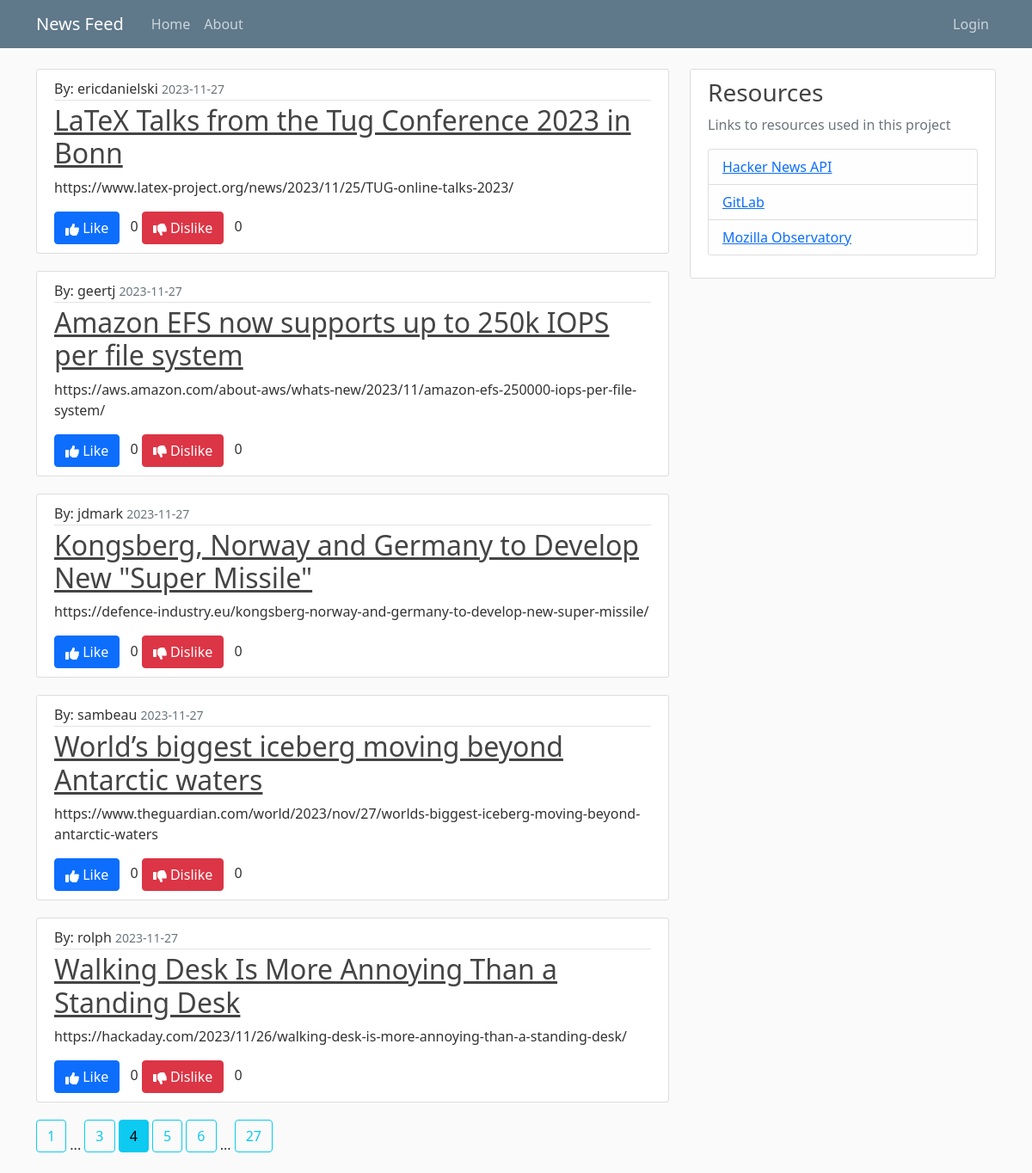
/home?page=4, run on the app's committed database.
### hackernews/models.py (models this page shows, shortened)
class Post(db.Model):
    author = db.Column(db.String(100), nullable=False)
    descendants = db.Column(db.Integer)
    id = db.Column(db.Integer, primary_key=True)
    kids = db.Column(db.PickleType)
    score = db.Column(db.Integer)
    title = db.Column(db.String(100), nullable=False)
    posttype = db.Column(db.String(100))
    time = db.Column(db.Integer)
    url = db.Column(db.String, nullable=False)
    likes = db.relationship('Like', backref='post', cascade='all, delete-orphan')
    dislikes = db.relationship('Dislike', backref='post', cascade='all, delete-orphan')
    popularity = db.Column(db.Integer, default=0)

### hackernews/routes.py (the view)
@app.route("/")
@app.route("/home")
def home():
    posts = []
    with app.app_context():
        page = request.args.get('page', 1, type=int)
        all_posts = db.session.query(Post).order_by(Post.popularity.desc(),
                Post.time.desc()).paginate(page=page, per_page=5)
    for i in all_posts.items:
        num_likes = Like.query.filter_by(post_id=i.id).count()
        num_dislikes = Dislike.query.filter_by(post_id=i.id).count()
        user_likes = Like.query.filter_by(post_id=i.id).all()
        user_dislikes = Dislike.query.filter_by(post_id=i.id).all()
        entry = {
                    'by': i.author,
                    'descendants': i.descendants,
                    'id': i.id,
                    'kids': i.kids,
                    'score': i.score,
                    'title': i.title,
                    'type': i.posttype,
                    'time': datetime.datetime.fromtimestamp(i.time),
                    'url': i.url,
                    'likes': num_likes,
                    'dislikes': num_dislikes,
                    'likedby': user_likes,
                    'dislikedby': user_dislikes
                }
        posts.append(entry)
    return render_template('home.html', posts=posts, page=page,
            pages=list(all_posts.iter_pages(left_edge=1, right_edge=1, left_current=1,
                right_current=2)), nonce_val=nonce_val)

### hackernews/routes.py (called while the page is built)
@app.after_request
def add_security_headers(response):
    response.headers['Content-Security-Policy'] = (
            "default-src 'none';"
            "form-action 'none';"
            "connect-src 'self';"
            "base-uri 'self';"
            "style-src 'self'  https://cdnjs.cloudflare.com https://cdn.jsdelivr.net;"
            "script-src 'self' https://cdn.jsdelivr.net "
            f"https://cdnjs.cloudflare.com 'nonce-{nonce_val}';"
            "font-src 'self' https://cdnjs.cloudflare.com;"
            "img-src 'self' https://lh3.googleusercontent.com;"
            "frame-ancestors 'self'"
            )
    return response

### hackernews/templates/home.html (shortened to what this page needs)
{% extends "layout.html" %}
{% block content %}
    {% for post in posts %}
    <article class="media content-section">
      <div class="media-body">
        <div class="article-metadata">
          <span class="mr-2">By: {{ post.by }}</span>
          <small class="text-muted">{{ post.time.strftime('%Y-%m-%d') }}</small>
        </div>
	<h2><a class="article-title" href="{{post.url}}">{{ post.title }}</a></h2>
        <p class="article-content">{{ post.url }}</p>
	{% if session.get('user') and session.get('user').userinfo.sub in post.likedby|map(attribute="author")|list %}
	<button class="btn btn-primary active" id="like-button-{{post.id}}" data-toggle="button" aria-pressed="true">
	    <svg xmlns="http://www.w3.org/2000/svg" class="icon" height="1em" viewBox="0 0 512 512"><path d="M313.4 32.9c26 5.2 42.9 30.5 37.7 56.5l-2.3 11.4c-5.3 26.7-15.1 52.1-28.8 75.2H464c26.5 0 48 21.5 48 48c0 18.5-10.5 34.6-25.9 42.6C497 275.4 504 288.9 504 304c0 23.4-16.8 42.9-38.9 47.1c4.4 7.3 6.9 15.8 6.9 24.9c0 21.3-13.9 39.4-33.1 45.6c.7 3.3 1.1 6.8 1.1 10.4c0 26.5-21.5 48-48 48H294.5c-19 0-37.5-5.6-53.3-16.1l-38.5-25.7C176 420.4 160 390.4 160 358.3V320 272 247.1c0-29.2 13.3-56.7 36-75l7.4-5.9c26.5-21.2 44.6-51 51.2-84.2l2.3-11.4c5.2-26 30.5-42.9 56.5-37.7zM32 192H96c17.7 0 32 14.3 32 32V448c0 17.7-14.3 32-32 32H32c-17.7 0-32-14.3-32-32V224c0-17.7 14.3-32 32-32z"/></svg> Like
	</button>
	{% else %}
	<button class="btn btn-primary" id="like-button-{{post.id}}" data-toggle="button" aria-pressed="false">
		    Like
        </button>
	{% endif %}
	<span id="likes-count-{{post.id}}" class="ms-2">{{post.likes}}</span>
	{% if session.get('user') and session.get('user').userinfo.sub in post.dislikedby|map(attribute="author")|list %}
	<button class="btn btn-danger active" id="dislike-button-{{post.id}}" data-toggle="button" aria-pressed="true">
		<svg xmlns="http://www.w3.org/2000/svg" class="icon" height="1em" viewBox="0 0 512 512"><path d="M313.4 479.1c26-5.2 42.9-30.5 37.7-56.5l-2.3-11.4c-5.3-26.7-15.1-52.1-28.8-75.2H464c26.5 0 48-21.5 48-48c0-18.5-10.5-34.6-25.9-42.6C497 236.6 504 223.1 504 208c0-23.4-16.8-42.9-38.9-47.1c4.4-7.3 6.9-15.8 6.9-24.9c0-21.3-13.9-39.4-33.1-45.6c.7-3.3 1.1-6.8 1.1-10.4c0-26.5-21.5-48-48-48H294.5c-19 0-37.5 5.6-53.3 16.1L202.7 73.8C176 91.6 160 121.6 160 153.7V192v48 24.9c0 29.2 13.3 56.7 36 75l7.4 5.9c26.5 21.2 44.6 51 51.2 84.2l2.3 11.4c5.2 26 30.5 42.9 56.5 37.7zM32 384H96c17.7 0 32-14.3 32-32V128c0-17.7-14.3-32-32-32H32C14.3 96 0 110.3 0 128V352c0 17.7 14.3 32 32 32z"/></svg> Dislike
	</button>
	{% else %}
	<button class="btn btn-danger" id="dislike-button-{{post.id}}" data-toggle="button" aria-pressed="false">
		Dislike
        </button>
	{% endif %}
	<span id="dislikes-count-{{post.id}}" class="ms-2">{{post.dislikes}}</span>
      </div>
    </article>
    {% endfor %}
    {% for page_num in pages%}
       {% if page_num %}
          {% if page == page_num %}
	     <a class="btn btn-info mb-4" href="{{ url_for('home', page=page_num) }}">{{page_num}}</a>
	  {% else %}
	     <a class="btn btn-outline-info mb-4" href="{{ url_for('home', page=page_num) }}">{{page_num}}</a>
	  {% endif %}
       {% else %}
         ...
       {% endif %}
    {% endfor %}
{% endblock content %}

### hackernews/static/main.css (style rules this page uses)
body { background: #fafafa; color: #333333; margin-top: 5rem; }
h1, h2, h3, h4, h5, h6 { color: #444444; }
.content-section { background: #ffffff; padding: 10px 20px; border: 1px solid #dddddd; border-radius: 3px; margin-bottom: 20px; }
.article-title { color: #444444; }
.article-content { white-space: pre-line; }
.article-metadata { padding-bottom: 1px; margin-bottom: 4px; border-bottom: 1px solid #e3e3e3 }
.icon { filter:invert(100%); }

### data on the page
Post: by "ericdanielski", time "2023-11-27", title "LaTeX Talks from the Tug Conference 2023 in Bonn", url "https://www.latex-project.org/news/2023/11/25/TUG-online-talks-2023/", likes "0", dislikes "0"
Post: by "geertj", time "2023-11-27", title "Amazon EFS now supports up to 250k IOPS per file system", url "https://aws.amazon.com/about-aws/whats-new/2023/11/amazon-efs-250000-iops-per-file-system/", likes "0", dislikes "0"
Post: by "jdmark", time "2023-11-27", title "Kongsberg, Norway and Germany to Develop New \"Super Missile\"", url "https://defence-industry.eu/kongsberg-norway-and-germany-to-develop-new-super-missile/", likes "0", dislikes "0"
Post: by "sambeau", time "2023-11-27", title "World’s biggest iceberg moving beyond Antarctic waters", url "https://www.theguardian.com/world/2023/nov/27/worlds-biggest-iceberg-moving-beyond-antarctic-waters", likes "0", dislikes "0"
Post: by "rolph", time "2023-11-27", title "Walking Desk Is More Annoying Than a Standing Desk", url "https://hackaday.com/2023/11/26/walking-desk-is-more-annoying-than-a-standing-desk/", likes "0", dislikes "0"

### other printed values
{{ page_num }} "1" "3" "5" "6" "27"
{{ page_num }} "4"
